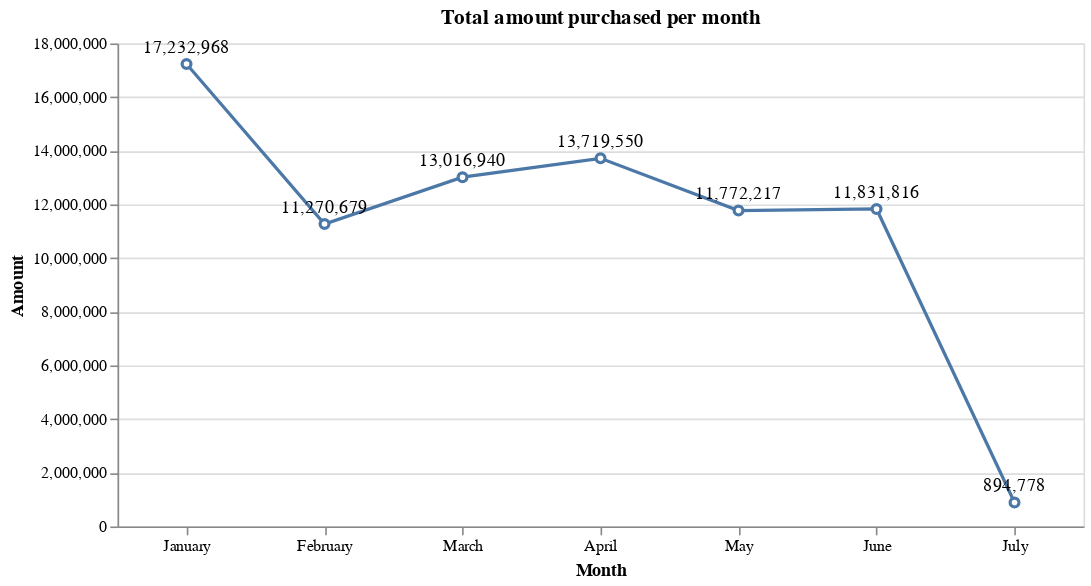

The cell this chart's notebook holds for it:
### Markdown cell above
The following graphic presents the total amount purchased month by month along the six months (from January to June) in the dataset in analysis. One can see the amount purchased in January was higher than seventeen million. The amount purchased in the following months (from February to June) is similar, with around 12 million. The dataset records just a few beginning days of purchases in July.

### Code cell
#A line chart can show the total amount values by month.
line_chart=alt.Chart(dfMonthAmount).mark_line(
    point={"filled": False, "fill": "white"}).encode(
    x=alt.X('month:N', axis=alt.Axis(labelAngle=0),
            sort=['January', 'February', 'March', 'April', 'May', 'June', 'July'],
            title='Month'),
    y=alt.Y('TransactionAmt:Q', title='Amount'))

text_chart=line_chart.mark_text(dx=0, dy=-10, align='center').encode(text=alt.Text('TransactionAmt:Q', format=',.0f'))

(line_chart + text_chart).properties(height=300, width=600, title='Total amount purchased per month')

### Figure 1 — Vega-Lite specification as saved in the notebook (floating-point values rounded to 4 significant figures)
{"config": {"view": {"continuousWidth": 400, "continuousHeight": 300}}, "layer": [{"mark": {"type": "line", "point": {"filled": false, "fill": "white"}}, "encoding": {"x": {"axis": {"labelAngle": 0}, "field": "month", "sort": ["January", "February", "March", "April", "May", "June", "July"], "title": "Month", "type": "nominal"}, "y": {"field": "TransactionAmt", "title": "Amount", "type": "quantitative"}}}, {"mark": {"type": "text", "align": "center", "dx": 0, "dy": -10}, "encoding": {"text": {"field": "TransactionAmt", "format": ",.0f", "type": "quantitative"}, "x": {"axis": {"labelAngle": 0}, "field": "month", "sort": ["January", "February", "March", "April", "May", "June", "July"], "title": "Month", "type": "nominal"}, "y": {"field": "TransactionAmt", "title": "Amount", "type": "quantitative"}}}], "data": {"name": "data-907412af70e894081009e2bb73c6a100"}, "height": 300, "title": "Total amount purchased per month", "width": 600, "$schema": "https://vega.github.io/schema/vega-lite/v4.17.0.json", "datasets": {"data-907412af70e894081009e2bb73c6a100": [{"month": "January", "TransactionAmt": 17230000.0}, {"month": "February", "TransactionAmt": 11270000.0}, {"month": "March", "TransactionAmt": 13020000.0}, {"month": "April", "TransactionAmt": 13720000.0}, {"month": "May", "TransactionAmt": 11770000.0}, {"month": "June", "TransactionAmt": 11830000.0}, {"month": "July", "TransactionAmt": 894800.0}]}}
